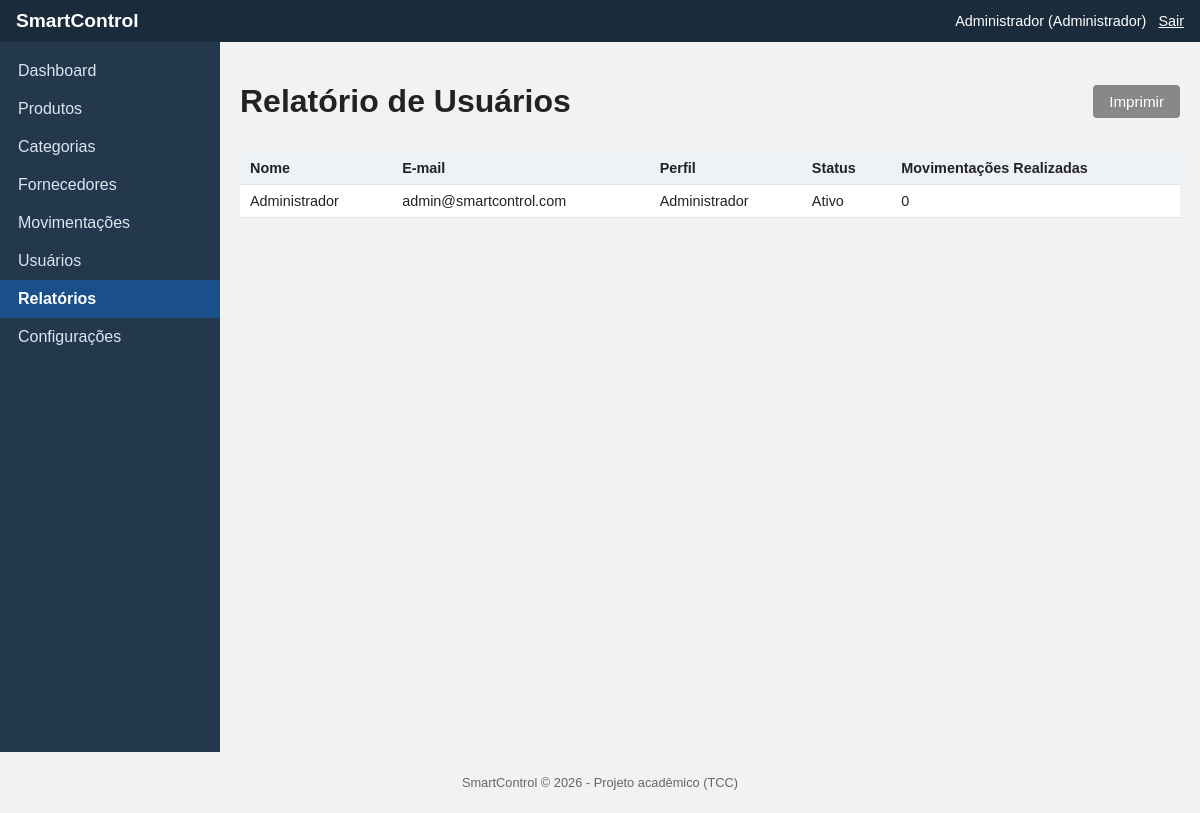
Screenshot of /reports/users.php (signed in) with the database file from the repository.
### tables this page shows
CREATE TABLE usuarios (
    id INT AUTO_INCREMENT PRIMARY KEY,
    nome VARCHAR(100) NOT NULL,
    email VARCHAR(150) NOT NULL UNIQUE,
    senha VARCHAR(255) NOT NULL,
    perfil ENUM('administrador', 'funcionario') NOT NULL DEFAULT 'funcionario',
    ativo TINYINT(1) NOT NULL DEFAULT 1,
    data_cadastro DATETIME NOT NULL DEFAULT CURRENT_TIMESTAMP
);

### includes/functions.php (called while the page is built, shortened)
<?php
function limpar(?string $valor): string
{
    return htmlspecialchars(trim($valor ?? ''), ENT_QUOTES, 'UTF-8');
}

### reports/users.php (the view, shortened to what this page needs)
<?php
require_once __DIR__ . '/../config/config.php';
$stmt = $pdo->query("
    SELECT u.*, COUNT(m.id) AS total_movimentacoes
    FROM usuarios u
    LEFT JOIN movimentacoes m ON m.usuario_id = u.id
    GROUP BY u.id
    ORDER BY u.nome ASC
");
$usuarios = $stmt->fetchAll();
require_once __DIR__ . '/../includes/header.php';
require_once __DIR__ . '/../includes/sidebar.php';
?>
<div class="conteudo">
    <div class="topo-pagina">
        <h1>Relatório de Usuários</h1>
        <button type="button" class="botao botao-secundario" onclick="window.print()">Imprimir</button>
    </div>
    <?php if (empty($usuarios)): ?>
        <p class="texto-vazio">Nenhum usuário cadastrado.</p>
    <?php else: ?>
        <table class="tabela">
            <thead>
                <tr><th>Nome</th><th>E-mail</th><th>Perfil</th><th>Status</th><th>Movimentações Realizadas</th></tr>
            </thead>
            <tbody>
                <?php foreach ($usuarios as $usuario): ?>
                <tr>
                    <td><?php echo limpar($usuario['nome']); ?></td>
                    <td><?php echo limpar($usuario['email']); ?></td>
                    <td><?php echo $usuario['perfil'] === 'administrador' ? 'Administrador' : 'Funcionário'; ?></td>
                    <td><?php echo $usuario['ativo'] ? 'Ativo' : 'Inativo'; ?></td>
                    <td><?php echo (int) $usuario['total_movimentacoes']; ?></td>
                </tr>
                <?php endforeach; ?>
            </tbody>
        </table>
    <?php endif; ?>
</div>
<?php require_once __DIR__ . '/../includes/footer.php'; ?>

### assets/css/style.css (style rules this page uses)
* { box-sizing: border-box; }
body { font-family: Arial, Helvetica, sans-serif; margin: 0; background: #f2f2f2; color: #222; }
.conteudo { flex: 1; padding: 20px; }
.botao { display: inline-block; background: #1a4f8b; color: #fff; border: none; padding: 8px 16px; border-radius: 4px; cursor: pointer; font-size: 0.95em; }
.botao-secundario { background: #888; }
.tabela { width: 100%; border-collapse: collapse; background: #fff; margin-top: 10px; }
.tabela th, .tabela td { padding: 8px 10px; border-bottom: 1px solid #e2e2e2; text-align: left; font-size: 0.9em; }
.tabela th { background: #eef1f5; }
.topo-pagina { display: flex; justify-content: space-between; align-items: center; flex-wrap: wrap; gap: 10px; margin-bottom: 10px; }

### rows the page displays
usuarios: nome "Administrador", email "admin@smartcontrol.com", perfil "Administrador", ativo "Ativo", total_movimentacoes "0"

### other values shown
limpar(nomeUsuarioLogado()) "Administrador"
